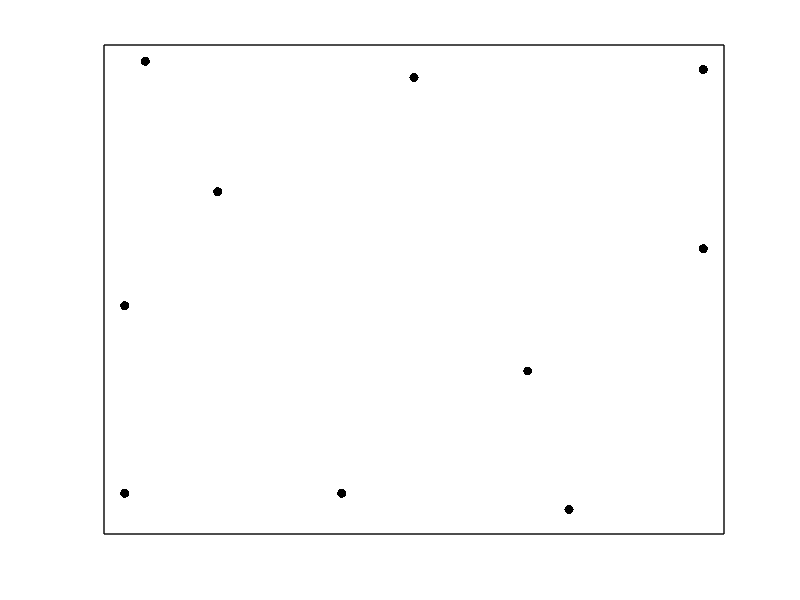

The MATLAB script that drew this image: (Note: this script raises an error after producing the figure.)
x1=[1,1.2,0.8,0.75,0.6,0.9,1.1,0.65];
y1=[1,0.8,0.9,1.2,1,0.6,0.7,0.65];
%plot(x1,y1,'k.','MarkerSize',20)
hold on
box on;
%plot([1 0.698138], [1 1.76242],'k','linewidth',2)
%text(1.02,1,'x$_k=\mu_1$', 'Interpreter', 'latex', 'fontsize', 18);
%text(1,1.25,'$\rho\sqrt{pF}$', 'Interpreter', 'latex', 'fontsize', 18);
%circle(1,1,0.82);
x2=[-1.1,-1.2,-0.85,-0.9,-1.5,-1.4];
y2=[-0.3,-0.8,-0.9,-0.5,-0.8,-0.4];
%plot(x2,y2,'k.','MarkerSize',20)
hold on
%plot([-1.2 -0.760622], [-0.8 -1.49235],"k",'linewidth',2)
%text(-1.5,-0.65,'x$_k=\mu_2$', 'Interpreter', 'latex', 'fontsize', 18);
%text(-1.8,-1.15,'$\rho\sqrt{pF}$', 'Interpreter', 'latex', 'fontsize', 18);
%circle1(-1.2,-0.8,0.82);
x=[-1.9,  0, -2.8, -2.6, 1.1, 2.8, -0.7,  -2.8, 2.8,  1.5];
y=[1.2,  2.6, -2.5, 2.8,  -1,  2.7, -2.5,  -0.2,  0.5, -2.7];
plot(x,y,'k.','MarkerSize',20) 
ylim([-3,3])
xlim([-3,3])
box on;
set(gcf,'Position',[100 100 600 600])
set(gca,'linewidth',1,'xcolor','k','ycolor','k','xtick',[],'ytick',[])

saveTightFigure(figure(1),"scrlm4.png")
function h = circle(x,y,r)
hold on
th = 0:pi/50:2*pi;
xunit = r * cos(th) + x;
yunit = r * sin(th) + y;
h = plot(xunit, yunit,"color",'k','linewidth',2);
end
function h = circle1(x,y,r)
hold on
th = 0:pi/50:2*pi;
xunit = r * cos(th) + x;
yunit = r * sin(th) + y;
h = plot(xunit, yunit,"color",'k','linewidth',2);
end